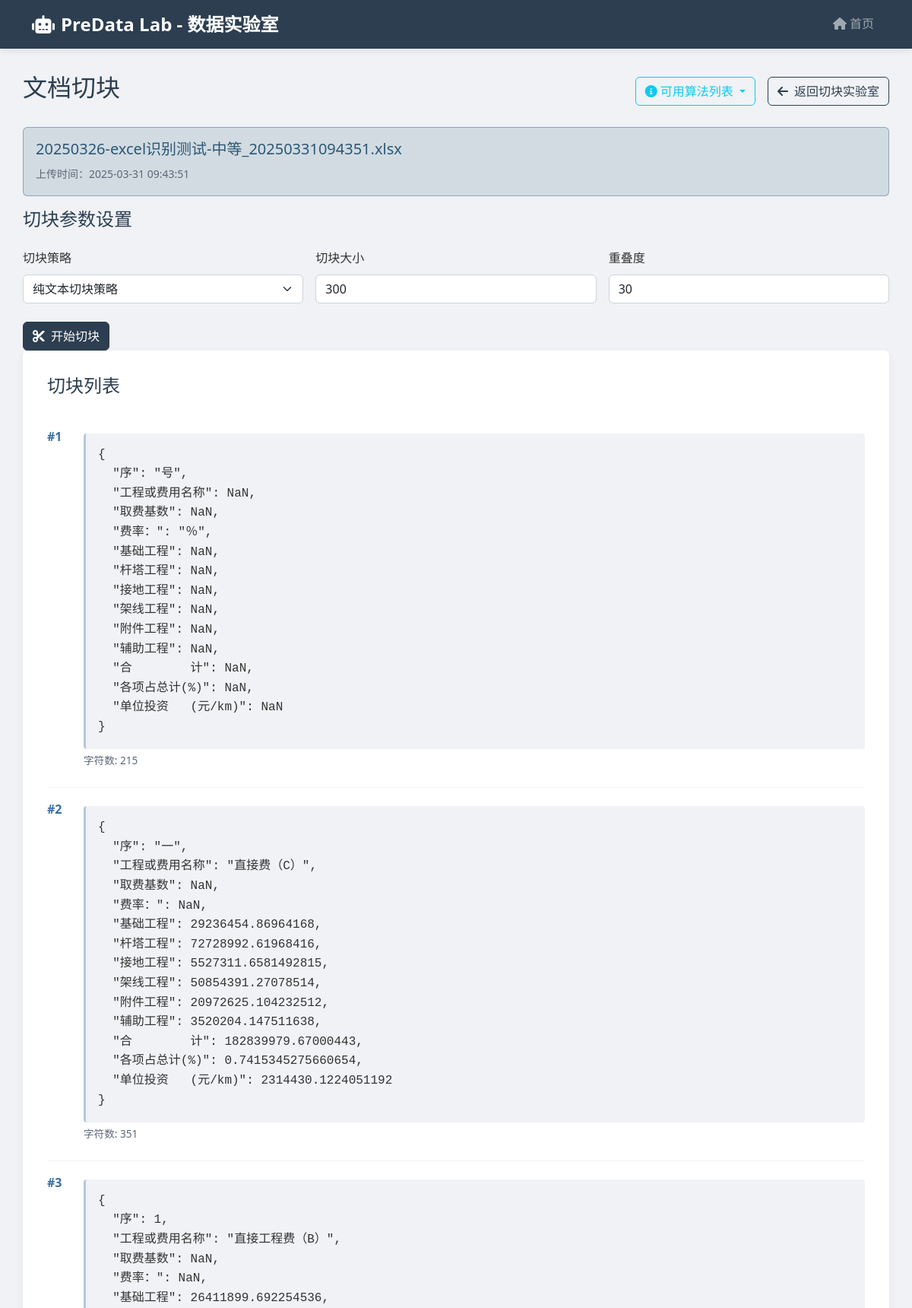
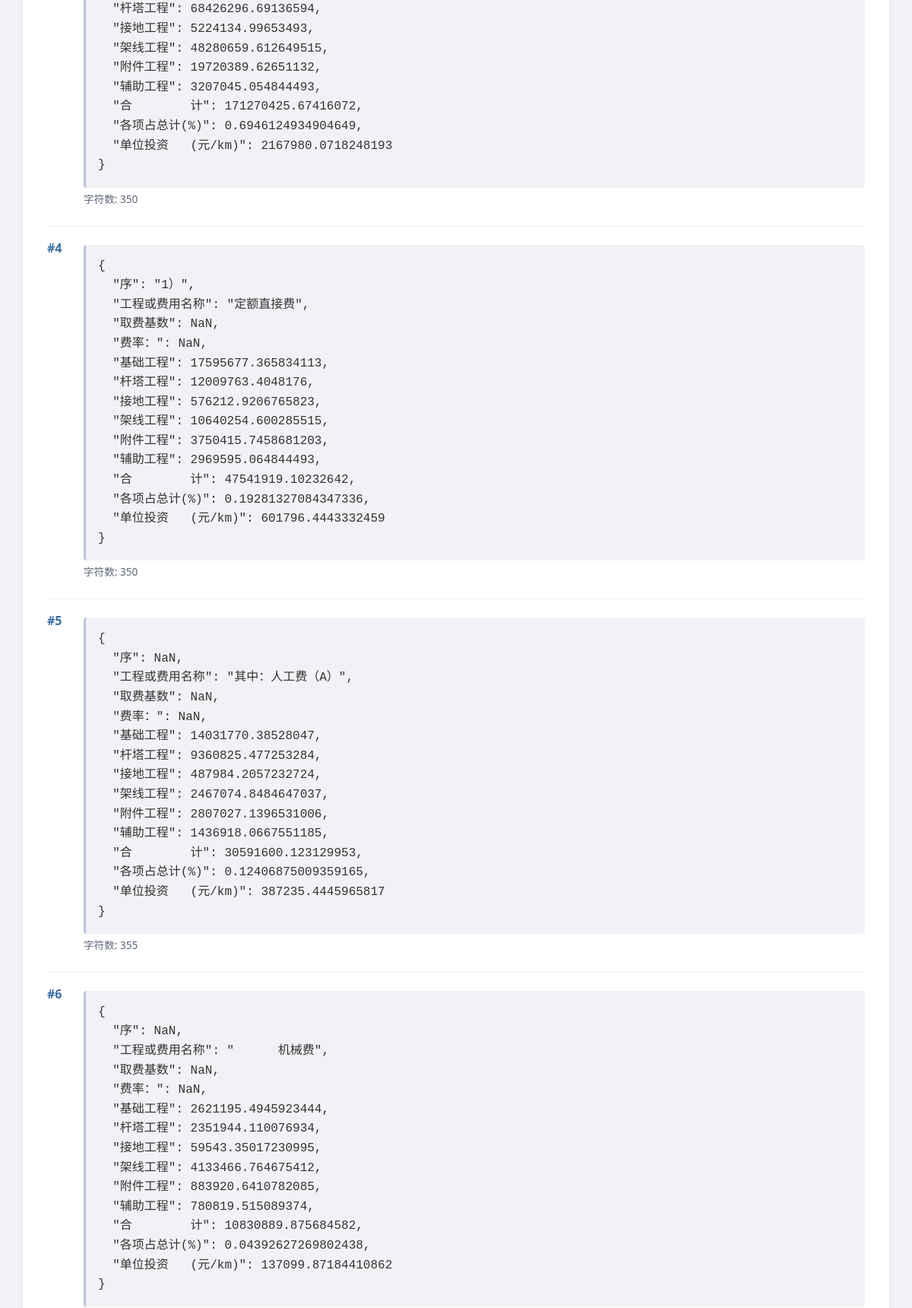
/chunklab/documents/11/chunk (upper part), run on the app's committed database (2 pictures, top to bottom).
### app/database.py (models this page shows, shortened)
class Document(Base):
    __tablename__ = "documents"
    id = Column(Integer, primary_key=True, index=True)
    filename = Column(String(255), nullable=False)
    filepath = Column(String(255), nullable=False)
    filetype = Column(String(50))
    filesize = Column(Integer)  # 文件大小（字节）
    upload_time = Column(DateTime, default=datetime.now)
    status = Column(String(50), default="未切块")
    last_chunk_params = Column(JSON, default=lambda: json.dumps({}))
    hash = Column(String(64))  # 文件哈希值
    chunks = relationship("Chunk", back_populates="document", cascade="all, delete-orphan")

class Chunk(Base):
    __tablename__ = "chunks"
    id = Column(Integer, primary_key=True, index=True)
    document_id = Column(Integer, ForeignKey("documents.id"))
    sequence = Column(Integer)  # 片段序号
    content = Column(Text)  # 切块内容
    chunk_size = Column(Integer)  # 切块大小
    overlap = Column(Integer)  # 重叠度
    chunk_strategy = Column(String(50))  # 使用的切块策略
    chunk_metadata = Column(JSON, default=lambda: json.dumps({}))  # 元数据
    document = relationship("Document", back_populates="chunks")

### app/chunklab/routes.py (the view)
@router.get("/documents/{document_id}/chunk")
async def chunk_page(document_id: int, request: Request, db: Session = Depends(get_db)):
    document = db.query(Document).filter(Document.id == document_id).first()
    if not document:
        raise HTTPException(status_code=404, detail="文档不存在")
    chunks = db.query(Chunk).filter(Chunk.document_id == document_id).order_by(Chunk.sequence).all()
    return templates.TemplateResponse(
        "chunklab/chunk.html",
        {
            "request": request,
            "document": document,
            "chunks": chunks,
            "chunk_strategies": get_config('CHUNK_STRATEGIES'),
            "default_chunk_size": APP_CONFIG['DEFAULT_CHUNK_SIZE'],
            "default_overlap": APP_CONFIG['DEFAULT_OVERLAP'],
            "now": datetime.now
        }
    )

### app/templates/chunklab/chunk.html (shortened to what this page needs)
{% extends "base.html" %}
{% block content %}
<div class="row mb-4">
    <div class="col-12">
        <div class="d-flex justify-content-between align-items-center mb-4">
            <h2>文档切块</h2>
            <div class="d-flex align-items-center">
                <div class="dropdown me-3">
                    <button class="btn btn-outline-info dropdown-toggle" type="button" id="strategyInfoDropdown" data-bs-toggle="dropdown" aria-expanded="false">
                        <i class="fas fa-info-circle me-1"></i>可用算法列表
                    </button>
                </div>
                <a href="/chunklab/index" class="btn btn-outline-primary">
                    <i class="fas fa-arrow-left me-2"></i>返回切块实验室
                </a>
            </div>
        </div>
        <div class="alert alert-info">
            <h5 class="mb-2">{{ document.filename }}</h5>
            <small class="text-muted">上传时间：{{ document.upload_time.strftime('%Y-%m-%d %H:%M:%S') }}</small>
        </div>
        <div class="chunk-params">
            <h4 class="mb-4">切块参数设置</h4>
            <form id="chunkForm" class="row g-3">
                <div class="col-md-4">
                    <label for="chunkStrategy" class="form-label">切块策略</label>
                    <select class="form-select" id="chunkStrategy" name="chunk_strategy" required>
                        {% for strategy in chunk_strategies %}
                        <option value="{{ strategy.name }}">{{ strategy.display_name }}</option>
                        {% endfor %}
                    </select>
                </div>
                <div class="col-md-4">
                    <label for="chunkSize" class="form-label">切块大小</label>
                    <input type="number" class="form-control" id="chunkSize" name="chunk_size"
                           value="{{ default_chunk_size }}" min="1" required>
                </div>
                <div class="col-md-4">
                    <label for="overlap" class="form-label">重叠度</label>
                    <input type="number" class="form-control" id="overlap" name="overlap"
                           value="{{ default_overlap }}" min="0" required>
                </div>
                <div class="col-12 mt-4">
                    <button type="submit" class="btn btn-primary" id="submitButton">
                        <i class="fas fa-cut me-2"></i>开始切块
                    </button>
                </div>
            </form>
        </div>
        <div class="chunk-list">
            <h4 class="mb-4">切块列表</h4>
            <div id="chunkResults">
                {% if document.status == '已切块' %}
                <div class="chunks-container">
                    {% for chunk in chunks %}
                    <div class="chunk-item">
                        <div class="d-flex">
                            <span class="chunk-sequence">#{{ chunk.sequence }}</span>
                            <div class="flex-grow-1">
                                <div class="chunk-content">{{ chunk.content }}</div>
                                <div class="chunk-metadata mt-1">
                                    <span>字符数: {{ chunk.content|length }}</span>
                                </div>
                            </div>
                        </div>
                    </div>
                    {% endfor %}
                </div>
                {% elif document.status == '处理中' %}
                <div class="alert alert-info" role="alert">
                    <i class="fas fa-spinner fa-spin me-2"></i>
                    正在处理切块，请稍候...
                </div>
                {% else %}
                <div class="alert alert-warning" role="alert">
                    尚未进行切块，请设置参数并开始切块。
                </div>
                {% endif %}
            </div>
        </div>
    </div>
</div>
{% endblock %}

### data on the page
Document: filename "20250326-excel识别测试-中等_20250331094351.xlsx", upload_time "2025-03-31 09:43:51"
Chunk: sequence "1", content "{ \"序\": \"号\", \"工程或费用名称\": NaN, \"取费基数\": NaN, \"费率：\": \"％\", \"基础工程\": NaN, \"杆塔工程\": NaN, \"接地工程\": NaN, \"架线工程\": NaN, \"附件工程\": NaN, \"辅助工程\": NaN, \"合 计\": NaN, \"各项占总计(%)\": NaN, \"单位投资 (元/km)\": NaN }", content|length "215"
Chunk: sequence "2", content "{ \"序\": \"一\", \"工程或费用名称\": \"直接费（C）\", \"取费基数\": NaN, \"费率：\": NaN, \"基础工程\": 29236454.86964168, \"杆塔工程\": 72728992.61968416, \"接地工程\": 5527311.6581492815, \"架线工程\": 50854391.27078514, \"附件工程\": 20972625.104232512, \"辅助工程\": 3520204.147511638, \"合 计\": 182839979.67000443, \"各项占总计(%)\": 0.7415345275660654, \"单位投资 (元/km)\": 2314430.1224051192 }", content|length "351"
Chunk: sequence "3", content "{ \"序\": 1, \"工程或费用名称\": \"直接工程费（B）\", \"取费基数\": NaN, \"费率：\": NaN, \"基础工程\": 26411899.692254536, \"杆塔工程\": 68426296.69136594, \"接地工程\": 5224134.99653493, \"架线工程\": 48280659.612649515, \"附件工程\": 19720389.62651132, \"辅助工程\": 3207045.054844493, \"合 计\": 171270425.67416072, \"各项占总计(%)\": 0.6946124934904649, \"单位投资 (元/km)\": 2167980.0718248193 }", content|length "350"
Chunk: sequence "4", content "{ \"序\": \"1）\", \"工程或费用名称\": \"定额直接费\", \"取费基数\": NaN, \"费率：\": NaN, \"基础工程\": 17595677.365834113, \"杆塔工程\": 12009763.4048176, \"接地工程\": 576212.9206765823, \"架线工程\": 10640254.600285515, \"附件工程\": 3750415.7458681203, \"辅助工程\": 2969595.064844493, \"合 计\": 47541919.10232642, \"各项占总计(%)\": 0.19281327084347336, \"单位投资 (元/km)\": 601796.4443332459 }", content|length "350"
Chunk: sequence "5", content "{ \"序\": NaN, \"工程或费用名称\": \"其中：人工费（A）\", \"取费基数\": NaN, \"费率：\": NaN, \"基础工程\": 14031770.38528047, \"杆塔工程\": 9360825.477253284, \"接地工程\": 487984.2057232724, \"架线工程\": 2467074.8484647037, \"附件工程\": 2807027.1396531006, \"辅助工程\": 1436918.0667551185, \"合 计\": 30591600.123129953, \"各项占总计(%)\": 0.12406875009359165, \"单位投资 (元/km)\": 387235.4445965817 }", content|length "355"
Chunk: sequence "6", content "{ \"序\": NaN, \"工程或费用名称\": \" 机械费\", \"取费基数\": NaN, \"费率：\": NaN, \"基础工程\": 2621195.4945923444, \"杆塔工程\": 2351944.110076934, \"接地工程\": 59543.35017230995, \"架线工程\": 4133466.764675412, \"附件工程\": 883920.6410782085, \"辅助工程\": 780819.515089374, \"合 计\": 10830889.875684582, \"各项占总计(%)\": 0.04392627269802438, \"单位投资 (元/km)\": 137099.87184410862 }"

### other printed values
form field chunk_strategy "纯文本切块策略"
